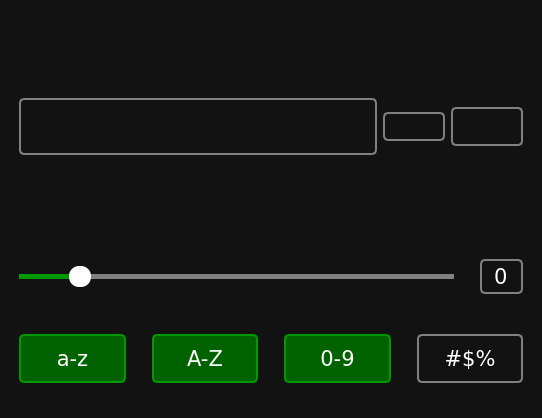
<?xml version="1.0" encoding="UTF-8"?>
<ui version="4.0">
 <class>MainWindow</class>
 <widget class="QMainWindow" name="MainWindow">
  <property name="geometry">
   <rect>
    <x>0</x>
    <y>0</y>
    <width>542</width>
    <height>418</height>
   </rect>
  </property>
  <property name="windowTitle">
   <string>Password Generator</string>
  </property>
  <property name="windowIcon">
   <iconset resource="resources.qrc">
    <normaloff>:/icons/ui/icons/outline_key_black_24dp.ico</normaloff>:/icons/ui/icons/outline_key_black_24dp.ico</iconset>
  </property>
  <property name="styleSheet">
   <string notr="true">QWidget {
    background-color: #121212;
    color: white;
    font-family: Verdana;
    font-size: 16pt;
    margin: 10px;
}

QPushButton {
    border: 2px solid gray;
    border-radius: 5px;
}

QPushButton#btn_lower,
#btn_upper,
#btn_digits,
#btn_specials {
    padding: 10px;
}

QPushButton:hover {
    border-color: #090;
}

QPushButton:pressed {
    border: 4px solid #090;
    border-radius: 5px;
}

QPushButton:checked {
    background-color: #006300;
    border-color: #090;
}</string>
  </property>
  <widget class="QWidget" name="centralwidget">
   <layout class="QVBoxLayout" name="verticalLayout">
    <item>
     <widget class="QPushButton" name="pushButton_4">
      <property name="enabled">
       <bool>false</bool>
      </property>
      <property name="styleSheet">
       <string notr="true">border : none;</string>
      </property>
      <property name="text">
       <string/>
      </property>
      <property name="icon">
       <iconset>
        <disabledon>:/icons/ui/icons/lock_white_24dp.svg</disabledon>
       </iconset>
      </property>
      <property name="iconSize">
       <size>
        <width>100</width>
        <height>100</height>
       </size>
      </property>
     </widget>
    </item>
    <item>
     <layout class="QHBoxLayout" name="horizontalLayout">
      <item>
       <widget class="QFrame" name="frame">
        <property name="sizePolicy">
         <sizepolicy hsizetype="Preferred" vsizetype="Maximum">
          <horstretch>0</horstretch>
          <verstretch>0</verstretch>
         </sizepolicy>
        </property>
        <property name="styleSheet">
         <string notr="true">QFrame {
    border: 2px solid gray;
    border-radius: 5px;
    margin-right: 0;
}

QFrame:hover {
    border-color: #090;
}</string>
        </property>
        <property name="frameShape">
         <enum>QFrame::StyledPanel</enum>
        </property>
        <property name="frameShadow">
         <enum>QFrame::Raised</enum>
        </property>
        <layout class="QHBoxLayout" name="horizontalLayout_2">
         <item>
          <widget class="QLineEdit" name="lineEdit">
           <property name="styleSheet">
            <string notr="true">QLineEdit {
    border: none;
    margin: 0;
    font-size: 20pt;
}</string>
           </property>
          </widget>
         </item>
         <item>
          <widget class="QPushButton" name="pushButton">
           <property name="styleSheet">
            <string notr="true">QPushButton {
    border: none;
    margin: 0;
    background-color: transparent;
}</string>
           </property>
           <property name="text">
            <string/>
           </property>
           <property name="icon">
            <iconset resource="resources.qrc">
             <normaloff>:/icons/ui/icons/visibility_off_white_24dp.svg</normaloff>
             <normalon>:/icons/ui/icons/visibility_white_24dp.svg</normalon>:/icons/ui/icons/visibility_off_white_24dp.svg</iconset>
           </property>
           <property name="iconSize">
            <size>
             <width>30</width>
             <height>30</height>
            </size>
           </property>
           <property name="checkable">
            <bool>true</bool>
           </property>
           <property name="checked">
            <bool>true</bool>
           </property>
          </widget>
         </item>
        </layout>
       </widget>
      </item>
      <item>
       <widget class="QPushButton" name="pushButton_2">
        <property name="styleSheet">
         <string notr="true">QPushButton {
    margin-right: 0;
    margin-left: 0;
}</string>
        </property>
        <property name="text">
         <string/>
        </property>
        <property name="icon">
         <iconset>
          <normalon>:/icons/ui/icons/refresh_white_24dp.svg</normalon>
         </iconset>
        </property>
        <property name="iconSize">
         <size>
          <width>52</width>
          <height>52</height>
         </size>
        </property>
       </widget>
      </item>
      <item>
       <widget class="QPushButton" name="pushButton_3">
        <property name="styleSheet">
         <string notr="true">QPushButton {
    padding: 5px;
    margin-left: 0;
}</string>
        </property>
        <property name="text">
         <string/>
        </property>
        <property name="icon">
         <iconset>
          <normalon>:/icons/ui/icons/content_copy_white_24dp.svg</normalon>
         </iconset>
        </property>
        <property name="iconSize">
         <size>
          <width>42</width>
          <height>42</height>
         </size>
        </property>
       </widget>
      </item>
     </layout>
    </item>
    <item>
     <layout class="QHBoxLayout" name="layput_info">
      <item>
       <widget class="QLabel" name="label_strenght">
        <property name="sizePolicy">
         <sizepolicy hsizetype="Preferred" vsizetype="Maximum">
          <horstretch>0</horstretch>
          <verstretch>0</verstretch>
         </sizepolicy>
        </property>
        <property name="text">
         <string/>
        </property>
        <property name="alignment">
         <set>Qt::AlignCenter</set>
        </property>
       </widget>
      </item>
      <item>
       <widget class="QLabel" name="label_enttropy">
        <property name="sizePolicy">
         <sizepolicy hsizetype="Preferred" vsizetype="Maximum">
          <horstretch>0</horstretch>
          <verstretch>0</verstretch>
         </sizepolicy>
        </property>
        <property name="text">
         <string/>
        </property>
        <property name="alignment">
         <set>Qt::AlignCenter</set>
        </property>
       </widget>
      </item>
     </layout>
    </item>
    <item>
     <layout class="QHBoxLayout" name="layout_length_2">
      <item>
       <widget class="QSlider" name="slider_length">
        <property name="cursor">
         <cursorShape>PointingHandCursor</cursorShape>
        </property>
        <property name="styleSheet">
         <string notr="true">QSlider::groove:horizontal {
    background-color: transparent;
    height: 5px;
}
QSlider::sub-page:horizontal {
    background-color: #090;
}
QSlider::add-page:horizontal {
    background-color: gray;
}
QSlider::handle:horizontal {
    background-color: white;
    width: 22px;
    border-radius: 10px;
    margin-top: -8px;
    margin-bottom: -8px;
}</string>
        </property>
        <property name="maximum">
         <number>100</number>
        </property>
        <property name="value">
         <number>12</number>
        </property>
        <property name="orientation">
         <enum>Qt::Horizontal</enum>
        </property>
       </widget>
      </item>
      <item>
       <widget class="QSpinBox" name="spinbox_length">
        <property name="sizePolicy">
         <sizepolicy hsizetype="Maximum" vsizetype="Maximum">
          <horstretch>0</horstretch>
          <verstretch>0</verstretch>
         </sizepolicy>
        </property>
        <property name="styleSheet">
         <string notr="true">QSpinBox {
    border: 2px solid gray;
    border-radius: 5px;
    background: transparent;
    padding: 2px;
}

QSpinBox:hover {
    border-color: #009900;
}</string>
        </property>
        <property name="alignment">
         <set>Qt::AlignCenter</set>
        </property>
        <property name="buttonSymbols">
         <enum>QAbstractSpinBox::NoButtons</enum>
        </property>
       </widget>
      </item>
     </layout>
    </item>
    <item>
     <layout class="QHBoxLayout" name="Layout_characters">
      <item>
       <widget class="QPushButton" name="btn_lower">
        <property name="cursor">
         <cursorShape>PointingHandCursor</cursorShape>
        </property>
        <property name="text">
         <string>a-z</string>
        </property>
        <property name="checkable">
         <bool>true</bool>
        </property>
        <property name="checked">
         <bool>true</bool>
        </property>
       </widget>
      </item>
      <item>
       <widget class="QPushButton" name="btn_upper">
        <property name="cursor">
         <cursorShape>PointingHandCursor</cursorShape>
        </property>
        <property name="text">
         <string>A-Z</string>
        </property>
        <property name="checkable">
         <bool>true</bool>
        </property>
        <property name="checked">
         <bool>true</bool>
        </property>
       </widget>
      </item>
      <item>
       <widget class="QPushButton" name="btn_digits">
        <property name="cursor">
         <cursorShape>PointingHandCursor</cursorShape>
        </property>
        <property name="text">
         <string>0-9</string>
        </property>
        <property name="checkable">
         <bool>true</bool>
        </property>
        <property name="checked">
         <bool>true</bool>
        </property>
       </widget>
      </item>
      <item>
       <widget class="QPushButton" name="btn_specials">
        <property name="cursor">
         <cursorShape>PointingHandCursor</cursorShape>
        </property>
        <property name="text">
         <string>#$%</string>
        </property>
        <property name="checkable">
         <bool>true</bool>
        </property>
       </widget>
      </item>
     </layout>
    </item>
   </layout>
  </widget>
 </widget>
 <resources>
  <include location="resources.qrc"/>
 </resources>
 <connections/>
</ui>
